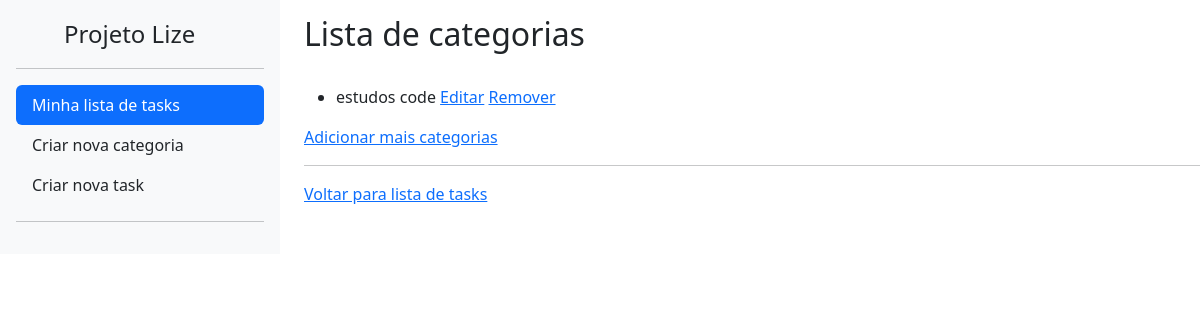
Page /category/ (signed in) on the earlier database version.
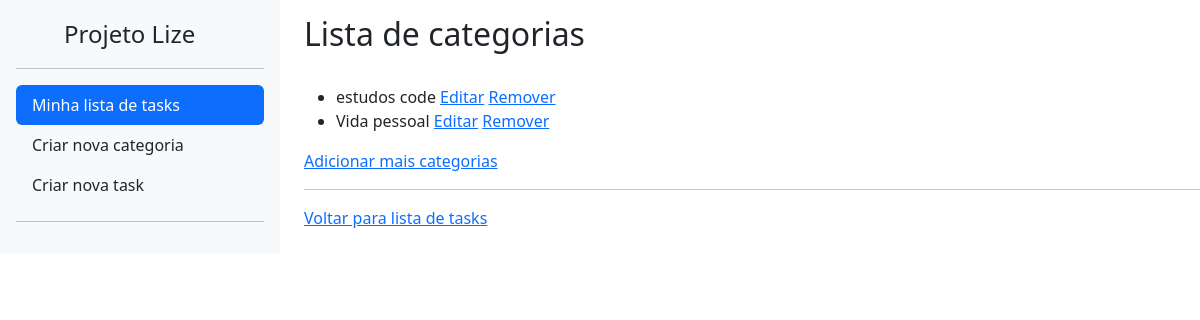
Same page on the later database version.
### lizetest/category/models.py (models this page shows, shortened)
class Category(BaseModel):
    name = models.CharField(max_length=255)
    author = models.ForeignKey(User,on_delete=models.CASCADE,blank=True)

### lizetest/category/views.py (the view)
# urls.py: path('', CategoryListView.as_view(), name='category_list'),
class CategoryListView(ListView,BaseViews):
    model = Category
    template_name = 'category_list.html'
    context_object_name = 'categorias'
    def get_queryset(self):
        return Category.objects.filter(author=self.request.user)

### lizetest/core/models.py (called while the page is built)
    def dispatch(self, request, *args, **kwargs):
        if not request.user.is_authenticated:
            return redirect('accounts:login')
        return super().dispatch(request, *args, **kwargs)

### lizetest/category/templates/category_list.html (shortened to what this page needs)
{% extends 'base.html' %}
  {% block content %}
  <div class="row">
    <div class="col-auto">
      {% include 'sidebar.html' %}
    </div>
    <div class="col">
      <h2 style="padding-top: 15px;">Lista de categorias</h2><br>
      <ul>
        {% for categoria in categorias %}
        <li>
          {{ categoria.name }}
          <a href="{% url 'category:category_edit' pk=categoria.pk %}">Editar</a>
          <a href="{% url 'category:category_delete' pk=categoria.pk %}">Remover</a>
        </li>
        {% endfor %}
      </ul>
      <a href="{% url 'category:category_create' %}">Adicionar mais categorias</a>
      <hr>
      <a href="{% url 'todo:task_list' %}">Voltar para lista de tasks</a>
      {% endblock %}

Differences in the rows shown:
added Category: name "Vida pessoal"
